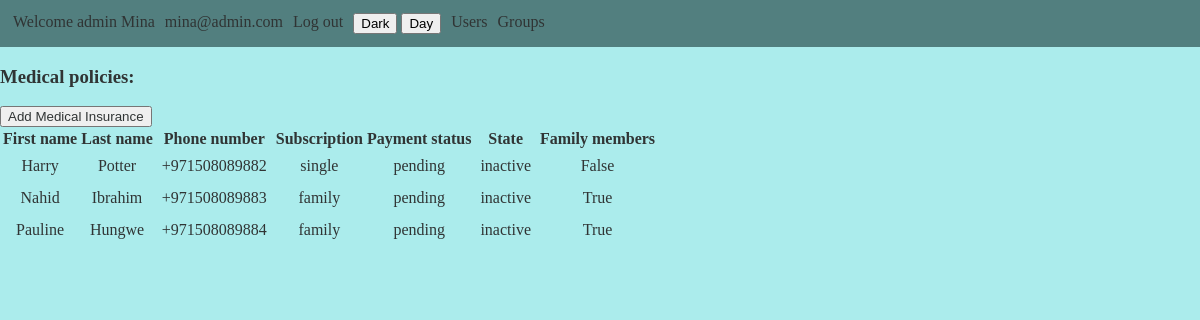
Page /core/admin_home/ (signed in) on the committed database.
### core/models.py (models this page shows, shortened)
class CustomUser(AbstractBaseUser, PermissionsMixin):
    email = models.EmailField(unique= True, verbose_name= "Email Address", max_length= 255)
    first_name = models.CharField(max_length= 255)
    last_name = models.CharField(max_length= 255)
    is_staff = models.BooleanField(default= False)
    is_active = models.BooleanField(default= True)
    date_joined = models.DateTimeField(default= timezone.now)
    objects= CustomUserManager()
    USERNAME_FIELD = 'email'
    REQUIRED_FIELDS = ["first_name", "last_name"]

class MedicalInsurance(models.Model):
    SUBSCRIPTION_STATUS = (
        ('single', 'S'),
        ('family', 'F'),
    )
    PAYMENT_STATUS = (
        ('pending', 'Pending'),
        ('paid', 'Paid'),
    )
    INSURANCE_STATUS = (
        ('active', 'A'),
        ('inactive', 'I'),
        ('cancelled', 'C'),
    )
    customer= models.OneToOneField(CustomUser, on_delete= models.CASCADE, related_name= 'customer')
    phone_number_regex= RegexValidator(r'\+?\d{9,15}$', message="Phone number format should be +111222333444")
    phone_number= models.CharField(validators=[phone_number_regex], max_length= 17)
    subscription= models.CharField(max_length= 6, choices= SUBSCRIPTION_STATUS)
    family_policy= models.BooleanField(default= False)
    payment= models.CharField(max_length= 7, choices= PAYMENT_STATUS, default= "pending")
    price= models.DecimalField(max_digits= 10, decimal_places= 2, editable= False)
    insurance_status= models.CharField(max_length= 9, choices= INSURANCE_STATUS, default= "inactive")
    created_at= models.DateTimeField(auto_now_add= True)
    updated_at= models.DateTimeField(auto_now= True)
    class Meta:
        indexes= [
            models.Index(fields=["customer"]),
            models.Index(fields= ["subscription"]),
            models.Index(fields= ["insurance_status"]),
        ]
        unique_together= (('customer','subscription'),)

### core/views.py (the view)
# urls.py: path('admin_home/', views.admin_home, name="admin_home"),
@login_required(login_url='signin')
def admin_home(request:HttpRequest):
    if not request.user.is_authenticated and not request.user.is_superuser:
        return redirect(reverse('no_access'))
    return render(request, "core/home.html",{
        'customers': MedicalInsurance.objects.all(),
    })

### core/templates/core/home.html (shortened to what this page needs)
<!DOCTYPE html>
<html lang="en">
    <head>
    </head>
    <body>
        <div>
            <ul>
                <li>Welcome admin {{ request.user.first_name }}</li>
                <li>{{ request.user.email }}</li>
                <li><a href="{% url 'signout' %}">Log out</a></li>
                <li><button class="mode" data-mode="dark">Dark</button>
                    <button class="mode" data-mode="day">Day</button>
                </li>
                <li><a href="{% url 'users' %}">Users</a></li>
                <li><a href="{% url 'groups' %}">Groups</a></li>
            </ul>
        </div>
        <div>
            <h3>Medical policies:</h3><button><a href="{% url 'new_policy' %}">Add Medical Insurance</a></button>
            <table>
                <th>First name</th>
                <th>Last name</th>
                <th>Phone number</th>
                <th>Subscription</th>
                <th>Payment status</th>
                <th>State</th>
                <th>Family members</th>
                {% for customer in customers %}
                    <tr>
                        <td>{{ customer.customer.first_name }}</td>
                        <td>{{ customer.customer.last_name }}</td>
                        <td>{{ customer.phone_number }}</td>
                        <td>{{ customer.subscription }}</td>
                        <td>{{ customer.payment }}</td>
                        <td>{{ customer.insurance_status }}</td>
                        <td>{{ customer.family_policy }}</td>
                    </tr>
                {% endfor %}
            </table>
        </div>
    </body>
</html>

### core/templates/core/home.html (style rules this page uses)
body { margin: 0; background-color: rgb(171, 236, 236); color: rgb(48, 52, 52); }
body a { color: rgb(48, 52, 52); }
ul { margin: 0; padding: 8px; list-style-type: none; overflow: hidden; background-color: rgb(82, 127, 127); }
li { margin: 5px; float: left; }
li a { text-decoration: none; }
a { text-decoration: none; }
tr, td { padding: 6px; text-align: center; }

### rows in the picture
CustomUser: user.first_name "Mina", user.email "mina@admin.com"
MedicalInsurance: customer.first_name "Harry", customer.last_name "Potter", phone_number "+971508089882", subscription "single", payment "pending", insurance_status "inactive", family_policy "False"
MedicalInsurance: customer.first_name "Nahid", customer.last_name "Ibrahim", phone_number "+971508089883", subscription "family", payment "pending", insurance_status "inactive", family_policy "True"
MedicalInsurance: customer.first_name "Pauline", customer.last_name "Hungwe", phone_number "+971508089884", subscription "family", payment "pending", insurance_status "inactive", family_policy "True"
